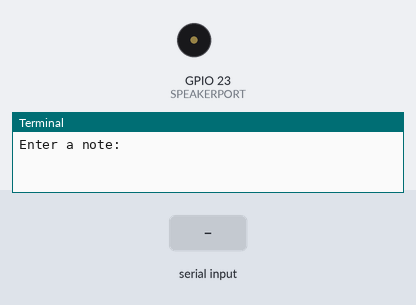
Bench run of a program on a simulated Raspberry Pi (BCM pin numbers). Shown: buzzer (waves = sounding), the last lines printed to the terminal. Inputs (shaded band) come from the test bench.

Above: at 1.2 s.
1.3 s: "b" typed at the terminal
At 1.6 s:
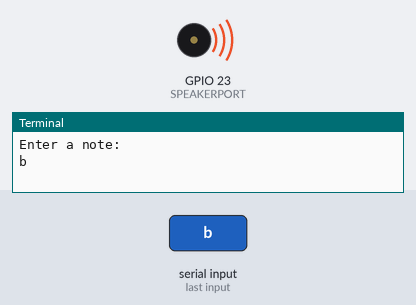
2.8 s: "A2" typed at the terminal
5.8 s: "B2" typed at the terminal
Timing chart, 0 to 8.8 s (numbered marks = the images above; inputs shaded):
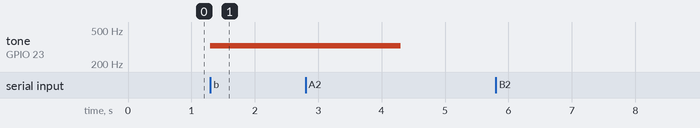

The program:

rpi-pcspeaker.py
```python
import RPi.GPIO as GPIO
import time

# rpi-pcspeaker by jsubirat
#
# Connections:
#       * Speaker + - GPIO 23 (can be modified in SPEAKERPORT variable)
#       * Speaker - - GND
#
# The polarity doesn't matter as long as it is a classical PC speaker. Note that GPIO v0.5.2a is required to have software-PWM.

# GPIO speaker output port in the BCM numbering scheme. You can choose any appropiate output port.
SPEAKERPORT = 23

# Number of steps from A3. Font: http://www.phy.mtu.edu/~suits/NoteFreqCalcs.html
NOTES = {'A2': -12.0, 'Bb2': -11.0, 'B2': -10.0, 'C3': -9.0, 'Db3': -8.0, 'D3': -7.0, 'Eb3': -6.0, 'E3': -5.0, 'F3': -4.0, 'Gb3': -3.0, 'G3': -2.0, 'Ab3': -1.0, 'A3': 0.0, 'Bb3': 1.0, 'B3': 2.0, 'C4': 3.0, 'Db4': 4.0, 'D4': 5.0, 'Eb4': 6.0, 'E4': 7.0, 'F4': 8.0, 'Gb4': 9.0, 'G4': 10.0, 'Ab4': 11.0, 'A4': 12.0, 'Bb4': 13.0, 'B4': 14.0, 'C5': 15.0, 'Db5': 16.0, 'D5': 17.0, 'Eb5': 18.0, 'E5': 19.0, 'F5': 20.0, 'Gb5': 21.0, 'G5': 22.0, 'Ab5': 23.0}

# Key to note mapping
KEYS = {'z': 'A2', 's': 'Bb2', 'x': 'B2', 'c': 'C3', 'f': 'Db3', 'v': 'D3', 'g': 'Eb3', 'b': 'E3', 'n': 'F3', 'j': 'Gb3', 'm': 'G3', 'k': 'Ab3', 'q': 'A3', '2': 'Bb3', 'w': 'B3', 'e': 'C4', '4': 'Db4', 'r': 'D4', '5': 'Eb4', 't': 'E4', 'y': 'F4', '7': 'Gb4', 'u': 'G4', '8': 'Ab4', 'i': 'A4', '9': 'Bb4', 'o': 'B4', 'p': 'C5'} #etc.

# Sets the desired note at the speaker
def tone(speaker, note):

    # Font: http://www.phy.mtu.edu/~suits/NoteFreqCalcs.html
    frequency = 440.0 * (1.05946309435929530984310531 ** NOTES[note])

    p = GPIO.PWM(speaker, frequency)    # 50 Hertz PWM
    p.start(50) #Duty cicle: 50%
    time.sleep(3)
    p.stop()

# Main code

GPIO.setmode(GPIO.BCM)
GPIO.setup(SPEAKERPORT, GPIO.OUT)

key = ''
while key != ' ':
    key = raw_input('Enter a note: ')
    if key in KEYS.keys():
        tone(SPEAKERPORT, KEYS[key])
    else:
        if key == ' ':
            break
        else:
            print "Invalid note (space to exit)!"

GPIO.cleanup()
```

Measured:
- after the input at 1.3 s, tone on GPIO 23 (SPEAKERPORT): silent → 329 Hz at once
